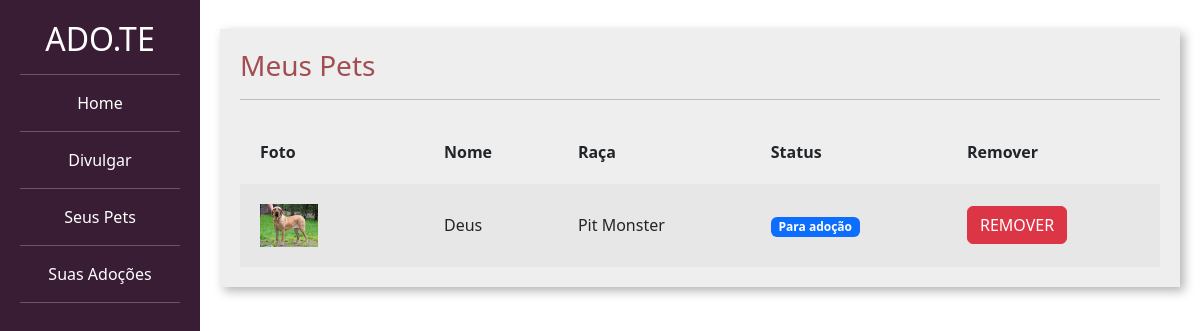
Page /divulgar/seus_pets/ (signed in) on the committed database.
### divulgar/models.py (models this page shows, shortened)
class Pet(models.Model):
    choices_status = (('P', 'Para adoção'),
                      ('A', 'Adotado'))
    usuario = models.ForeignKey(User, on_delete=models.DO_NOTHING)
    foto = models.ImageField(upload_to="fotos_pets")
    nome = models.CharField(max_length=100)
    descricao = models.TextField()
    estado = models.CharField(max_length=50)
    cidade = models.CharField(max_length=50)
    telefone = models.CharField(max_length=50)
    tags = models.ManyToManyField(Tag)
    raca = models.ForeignKey(Raca, on_delete=models.DO_NOTHING)
    status = models.CharField(max_length=1, choices=choices_status, default='P')

class Raca(models.Model):
    raca = models.CharField(max_length=50)
    def __str__(self):
        return self.raca

### divulgar/views.py (the view)
# urls.py: path('seus_pets/', views.seus_pets, name="seus_pets"),
@login_required
def seus_pets(request):
    if request.method == "GET":
        pets = Pet.objects.filter(usuario=request.user)
        return render(request, 'seus_pets.html', {'pets': pets})

### templates/seus_pets.html (shortened to what this page needs)
{% load static %}
<!DOCTYPE html>
<html lang="pt-BR">
  <head>
    <link
      href="https://cdn.jsdelivr.net/npm/bootstrap@5.3.0-alpha1/dist/css/bootstrap.min.css"
      rel="stylesheet"
    />
    <link href="{% static 'css/cadastro.css' %}" rel="stylesheet" />
    <link href="{% static 'divulgar/css/novo_pet.css' %}" rel="stylesheet" />
    <link href="{% static 'divulgar/css/seus_pet.css' %}" rel="stylesheet" />
  </head>
  <body>
    <div class="container-fluid">
      <div class="row">
        <div class="col-md-2 bg-side sidebar">
          <h2>ADO.TE</h2>
          <hr />
                    <a class="nav-link text-white" href ="{%url 'listar_pets'%}">Home</a>
                    <hr />
                    <a class="nav-link text-white" href ="{%url 'cadastroPet'%}">Divulgar</a>
                    <hr />
                    <a class="nav-link text-white" href ="{%url 'seus_pets'%}">Seus Pets</b></a>
                    <hr />
                    <a class="nav-link text-white" href ="{%url 'ver_pedido_adocao'%}">Suas Adoções</a>
                    <hr />
        </div>
        <div class="col-md">
          <div class="wrapper">
            <div class="box width80">
              <h3 class="font-vinho">Meus Pets</h3>
              <hr />
              <table class="tabela" cellpadding="20">
                <tr>
                  <th>Foto</th>
                  <th>Nome</th>
                  <th>Raça</th>
                  <th>Status</th>
                  <th>Remover</th>
                </tr>
                {% for pet in pets%}
                <tr class="tabela-linha">
                  <td width="20%">
                    <img width="40%" src="{{pet.foto.url}}" />
                  </td>
                  <td>{{pet.nome}}</td>
                  <td>{{pet.raca}}</td>
                  <td>
                    {% if pet.status == "P" %}
                    <span class="badge text-bg-primary">Para adoção</span>
                    {% elif pet.status == "A" %}
                    <span class="badge text-bg-success">Adotado</span>
                    {% endif%}
                  </td>
                  <td>
                    <a href="{% url 'remover_pet' pet.id %}" class="btn btn-danger">REMOVER</a>
                  </td>
                </tr>
                {% endfor %}
              </table>
            </div>
          </div>
        </div>
      </div>
    </div>
  </body>
</html>

### templates/static/css/cadastro.css (style rules this page uses)
.bg-side { background-color: #391D34; color: white; height: 100vh; }

### templates/static/divulgar/css/novo_pet.css (style rules this page uses)
.sidebar { text-align: center; padding: 20px; }
.wrapper { margin-top: 3%; display: flex; flex-direction: row; justify-content: center; align-items: center; }
.box { padding:20px; width: 50vw; background: rgb(238, 238, 238); box-shadow: 4px 4px 10px rgba(0,0,0,.3); }
.font-vinho { color: #A24D52; }

### templates/static/divulgar/css/seus_pet.css (style rules this page uses)
.width80 { width: 80vw; }
.tabela { width: 100%; margin-top: 20px; }
.tabela-linha { background-color: #e8e7e7; }

### rows in the picture
Pet: foto (picture), nome "Deus", raca "Pit Monster", status "Para adoção"
